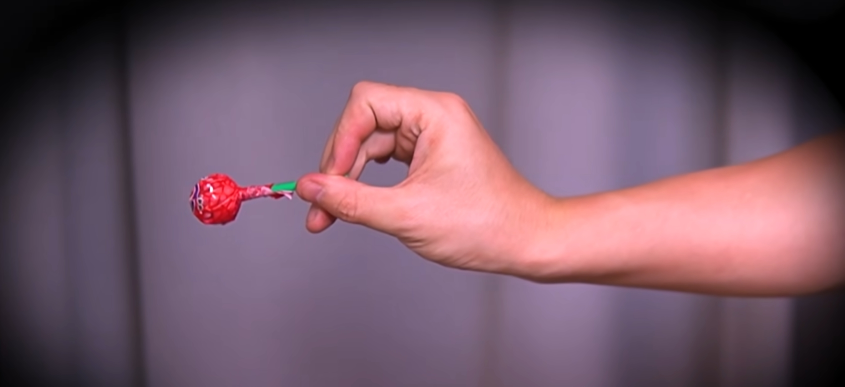
#> input picture PythonProject/11.jpeg, 1689 x 773 px, found by its file name (shown at 1/2 size)
$ python try.py
#> lines starting #> are read from the running program, lines starting #| are printed output that depends on the picture; after the words box and inside, x2 and y2 are one past the last pixel; in counts of white or black regions, pixels touching at a corner belong together
# [13 lines of commented-out code are left out]

import cv2
import numpy as np

path = r'C:\Users\user\PycharmProjects\PythonProject\11.jpeg'


def empty(a):
    # 获取滑动条的值（不需要返回）
    h_min = cv2.getTrackbarPos("Hue Min", "TrackBars")
    h_max = cv2.getTrackbarPos("Hue Max", "TrackBars")
    s_min = cv2.getTrackbarPos("Sat Min", "TrackBars")
    s_max = cv2.getTrackbarPos("Sat Max", "TrackBars")
    v_min = cv2.getTrackbarPos("Val Min", "TrackBars")
    v_max = cv2.getTrackbarPos("Val Max", "TrackBars")
    print(h_min, h_max, s_min, s_max, v_min, v_max)


# 创建窗口和滑动条
cv2.namedWindow("TrackBars")
cv2.resizeWindow("TrackBars", 640, 240)
cv2.createTrackbar("Hue Min", "TrackBars", 0, 179, empty)
cv2.createTrackbar("Hue Max", "TrackBars", 19, 179, empty)
cv2.createTrackbar("Sat Min", "TrackBars", 110, 255, empty)
cv2.createTrackbar("Sat Max", "TrackBars", 240, 255, empty)
cv2.createTrackbar("Val Min", "TrackBars", 153, 255, empty)
cv2.createTrackbar("Val Max", "TrackBars", 255, 255, empty)

# 只读取一次图片
img = cv2.imread(path)
#> img is the input picture: shape (773, 1689, 3); mean B, G, R 104.9, 89.7, 118.5
if img is None:
    print("错误：无法加载图像，请检查路径")
    exit()

while True:
    # 实时获取滑动条的值
    h_min = cv2.getTrackbarPos("Hue Min", "TrackBars")
    h_max = cv2.getTrackbarPos("Hue Max", "TrackBars")
    s_min = cv2.getTrackbarPos("Sat Min", "TrackBars")
    s_max = cv2.getTrackbarPos("Sat Max", "TrackBars")
    v_min = cv2.getTrackbarPos("Val Min", "TrackBars")
    v_max = cv2.getTrackbarPos("Val Max", "TrackBars")

    # 转换色彩空间并创建掩码
    imgHSV = cv2.cvtColor(img, cv2.COLOR_BGR2HSV)
#> imgHSV: shape (773, 1689, 3); mean H, S, V 125.8, 61, 122.4
    lower = np.array([h_min, s_min, v_min])
    upper = np.array([h_max, s_max, v_max])
    mask = cv2.inRange(imgHSV, lower, upper)
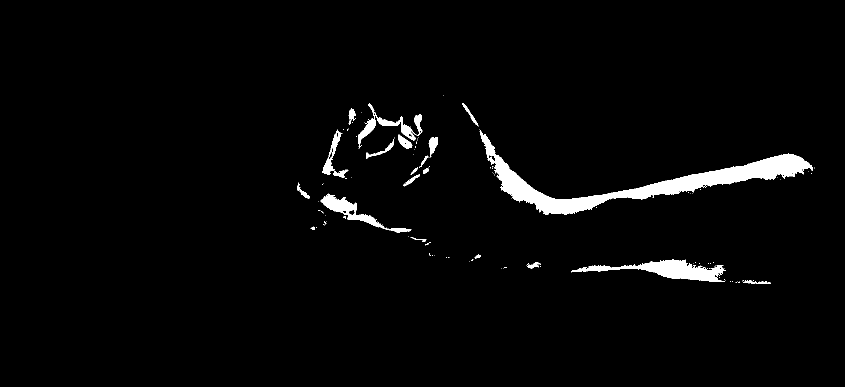
#> mask: shape (773, 1689) (shown at 1/2 size); 2.6% white; 130 white regions (109 under 20 px), largest, box (x1, y1, x2, y2) and area: (959, 259, 1626, 430) 20069, (1142, 518, 1452, 564) 5298, (641, 387, 823, 466) 2707
    imgResult = cv2.bitwise_and(img, img, mask=mask)
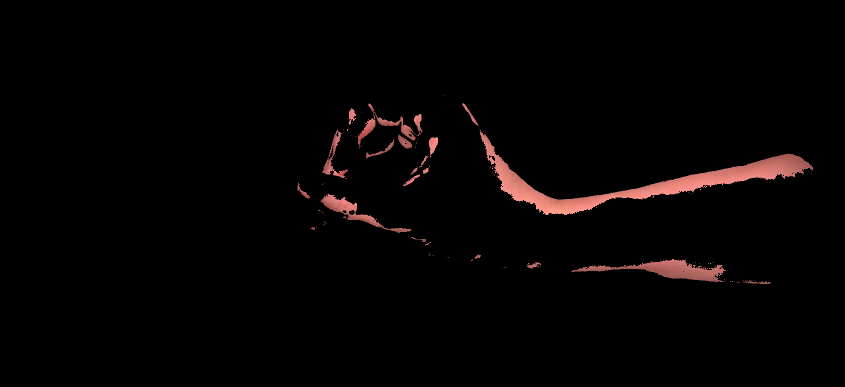
#> imgResult: shape (773, 1689, 3) (shown at 1/2 size); mean B, G, R 3, 3.2, 5.5

    # 显示图像
    cv2.imshow("Original", img)
    cv2.imshow("HSV", imgHSV)
    cv2.imshow("Mask", mask)
    cv2.imshow("Result", imgResult)

    # 按ESC或q退出
    key = cv2.waitKey(1)
#> (key q is pressed here)
    if key == 27 or key == ord('q'):
        break

cv2.destroyAllWindows()
